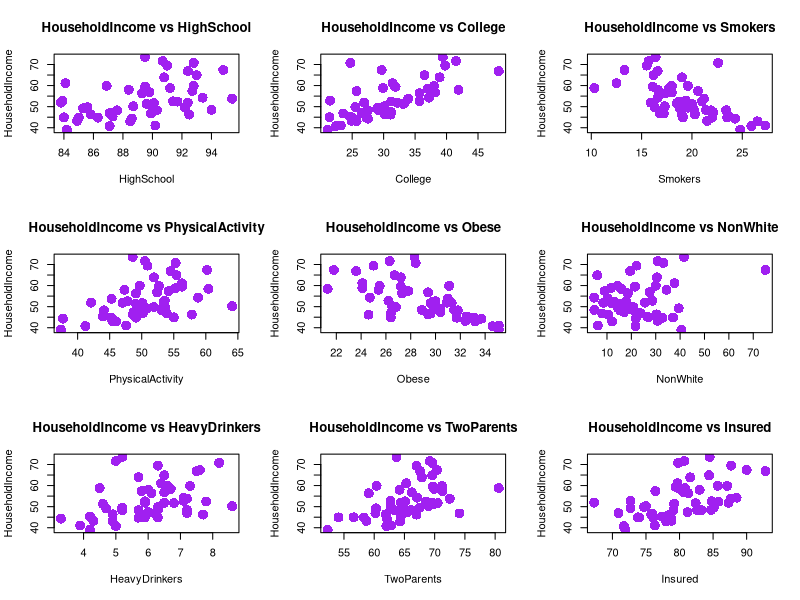

Write R code to recreate this figure.
## ---- chunk 1
knitr::opts_chunk$set(echo = FALSE, warning = FALSE, message = FALSE)
## ---- chunk 2
library(readr)
library(tidyr)
library(dplyr)
library(ggplot2)
library(corrplot)
library(purrr)
## ---- chunk 3
# Read in data
state_df <- read_csv("USStates.csv")

# Create subset without demographic variables
sub_df <- state_df %>%
  select(-c("State", "Region", "Population"))

## ---- chunk 4
# Function to compute summary statistics for all continuous variables
myfunct1 <- function(x) {
  c(
    "Stand dev" = round(sd(x, na.rm = TRUE), digits = 2),
    "Mean" = round(mean(x, na.rm = TRUE), digits = 2),
    "Median" = round(median(x), digits = 2),
    "Minimum" = round(min(x, na.rm = TRUE), digits = 2),
    "Maximum" = round(max(x, na.rm = TRUE), digits = 2)
  )
}

# Apply  the function to subset of data (remove demographic fields)
summary_numeric_df <- state_df %>%
  select(-c("State", "Region", "Population")) %>%
  map( ~ myfunct1(.)) %>%
  as.data.frame()

# Retrieve Row Names
row_names <- row.names(summary_numeric_df)

# Re-combine the dataframe in more readable format
summary_numeric_df <- cbind(summary_numeric_df, row_names) %>%
  gather(key = Variable, value = value, -row_names) %>%
  spread(key = row_names, value = value)

# Table output
knitr::kable(summary_numeric_df)
## ---- chunk 5
par(mfrow = c(3, 3))


for (i in 2:length(names(sub_df))) {
  plot(
    x = sub_df[[i]],
    y = sub_df[[1]],
    main = paste(names(sub_df[, 1]), "vs", names(sub_df[, i])),
    xlab = names(sub_df[, i]),
    ylab = names(sub_df[, 1]),
    col = "purple",
    pch = 16,
    cex = 2
  )
}
## ---- chunk 6
# Create correlation dataframe
corr_df <- sub_df %>%
  mutate(
    HI = HouseholdIncome,
    HS = HighSchool,
    CL = College,
    SM = Smokers,
    PA = PhysicalActivity,
    OB = Obese,
    NW = NonWhite,
    HD = HeavyDrinkers,
    TP = TwoParents,
    IN = Insured
  ) %>%
  select(HI, HS, CL, SM, PA, OB, NW, HD, TP, IN)

sub_cor <- round(cor(corr_df, method = "pearson"), digits = 2)

# Print the df using kable
knitr::kable(sub_cor)
## ---- chunk 7
# Fit the model
model1 <- lm(HouseholdIncome ~ College, data = state_df)

# Model coefficients
summary(model1)
## ---- chunk 8
anova(model1)
## ---- chunk 9
model1_rsquared <- summary(model1)$r.squared
## ---- chunk 10
# Predicted values
state_df$m1_pred <- predict.lm(model1, state_df)

# Residuals
state_df$m1_residual <- state_df$HouseholdIncome - state_df$m1_pred

# Squared Residuals
state_df$m1_resid_squared <- state_df$m1_residual ^ 2

# Sum of Squared Residuals
SSE <- sum(state_df$m1_resid_squared)

# Sum of Squares Total
state_df$m1_mean_deviate <-
  state_df$HouseholdIncome - mean(state_df$HouseholdIncome)
state_df$m1_mean_deviate_sq <- state_df$m1_mean_deviate ^ 2
SST <- sum(state_df$m1_mean_deviate_sq)

# Sum of Squares due to Regression
state_df$m1_hat_deviate_bar <-
  state_df$m1_pred - mean(state_df$HouseholdIncome)
state_df$m1_hat_deviate_sq <- state_df$m1_hat_deviate_bar ^ 2
SSR <- sum(state_df$m1_hat_deviate_sq)
## ---- chunk 11
model2 <- lm(HouseholdIncome ~ College + Insured, data = state_df)

summary(model2)
## ---- chunk 12
model3 <-
  lm(HouseholdIncome ~ College + Insured + HighSchool, data = state_df)
m3_r <- summary(model3)$r.squared

model4 <-
  lm(HouseholdIncome ~ College + Insured + HighSchool + Smokers, data = state_df)
m4_r <- summary(model4)$r.squared

model5 <-
  lm(HouseholdIncome ~ College + Insured + HighSchool + Smokers + PhysicalActivity,
     data = state_df)
m5_r <- summary(model5)$r.squared

model6 <-
  lm(
    HouseholdIncome ~ College + Insured + HighSchool + Smokers + PhysicalActivity + Obese,
    data = state_df
  )
m6_r <- summary(model6)$r.squared

model7 <-
  lm(
    HouseholdIncome ~ College + Insured + HighSchool + Smokers + PhysicalActivity + Obese + NonWhite,
    data = state_df
  )
m7_r <- summary(model7)$r.squared

model8 <-
  lm(
    HouseholdIncome ~ College + Insured + HighSchool + Smokers + PhysicalActivity + Obese + NonWhite + HeavyDrinkers,
    data = state_df
  )
m8_r <- summary(model8)$r.squared

model9 <-
  lm(
    HouseholdIncome ~ College + Insured + HighSchool + Smokers + PhysicalActivity + Obese + NonWhite + HeavyDrinkers + TwoParents,
    data = state_df
  )
m9_r <- summary(model9)$r.squared


# Summary table of r-squared
model_compare_df <- tibble(
  "Variables" = c(
    "CL + IN + HS",
    "CL + IN + HS + SM",
    "CL + IN + HS + SM + PA",
    "CL + IN + HS + SM + PA + OB",
    "CL + IN + HS + SM + PA + OB + NW",
    "CL + IN + HS + SM + PA + OB + NW + HD",
    "CL + IN + HS + SM + PA + OB + NW + HD + TP"
  ),
  "R-Squared" = c(m3_r, m4_r, m5_r, m6_r, m7_r, m8_r, m9_r)
)

knitr::kable(model_compare_df)
## ---- chunk 13
#print(model3$coefficients)
#print(model4$coefficients)
#print(model5$coefficients)
#print(model6$coefficients)
#print(model7$coefficients)
#print(model8$coefficients)
#print(model9$coefficients)
## ---- chunk 14
final_model <- lm(HouseholdIncome ~ College + Smokers + NonWhite, data = state_df)
summary(final_model)
